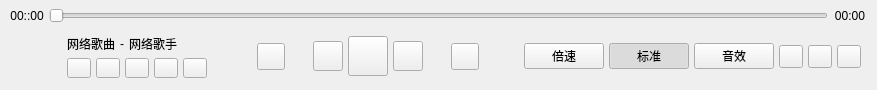
    <widget class="PlayWidget" name="play_widget" native="true">
     <property name="sizePolicy">
      <sizepolicy hsizetype="Preferred" vsizetype="Fixed">
       <horstretch>0</horstretch>
       <verstretch>0</verstretch>
      </sizepolicy>
     </property>
     <property name="minimumSize">
      <size>
       <width>0</width>
       <height>90</height>
      </size>
     </property>
     <property name="maximumSize">
      <size>
       <width>16777215</width>
       <height>90</height>
      </size>
     </property>
     <property name="mouseTracking">
      <bool>false</bool>
     </property>
     <layout class="QVBoxLayout" name="verticalLayout_6">
      <property name="leftMargin">
       <number>7</number>
      </property>
      <property name="topMargin">
       <number>7</number>
      </property>
      <property name="rightMargin">
       <number>7</number>
      </property>
      <property name="bottomMargin">
       <number>5</number>
      </property>
      <item>
       <layout class="QHBoxLayout" name="processLayout">
        <property name="spacing">
         <number>2</number>
        </property>
        <item>
         <widget class="QLabel" name="position_label">
          <property name="minimumSize">
           <size>
            <width>40</width>
            <height>0</height>
           </size>
          </property>
          <property name="text">
           <string>00::00</string>
          </property>
          <property name="alignment">
           <set>Qt::AlignCenter</set>
          </property>
         </widget>
        </item>
        <item>
         <widget class="QSlider" name="progressSlider">
          <property name="sizePolicy">
           <sizepolicy hsizetype="Expanding" vsizetype="Fixed">
            <horstretch>0</horstretch>
            <verstretch>0</verstretch>
           </sizepolicy>
          </property>
          <property name="minimumSize">
           <size>
            <width>0</width>
            <height>17</height>
           </size>
          </property>
          <property name="maximumSize">
           <size>
            <width>16777215</width>
            <height>17</height>
           </size>
          </property>
          <property name="cursor">
           <cursorShape>PointingHandCursor</cursorShape>
          </property>
          <property name="focusPolicy">
           <enum>Qt::StrongFocus</enum>
          </property>
          <property name="minimum">
           <number>0</number>
          </property>
          <property name="maximum">
           <number>100</number>
          </property>
          <property name="singleStep">
           <number>1</number>
          </property>
          <property name="pageStep">
           <number>0</number>
          </property>
          <property name="orientation">
           <enum>Qt::Horizontal</enum>
          </property>
         </widget>
        </item>
        <item>
         <widget class="QLabel" name="duration_label">
          <property name="minimumSize">
           <size>
            <width>40</width>
            <height>0</height>
           </size>
          </property>
          <property name="text">
           <string>00:00</string>
          </property>
          <property name="alignment">
           <set>Qt::AlignCenter</set>
          </property>
         </widget>
        </item>
       </layout>
      </item>
      <item>
       <layout class="QHBoxLayout" name="play_hlayout">
        <property name="spacing">
         <number>5</number>
        </property>
        <property name="leftMargin">
         <number>2</number>
        </property>
        <property name="rightMargin">
         <number>9</number>
        </property>
        <property name="bottomMargin">
         <number>2</number>
        </property>
        <item>
         <widget class="QLabel" name="cover_label">
          <property name="sizePolicy">
           <sizepolicy hsizetype="Fixed" vsizetype="Fixed">
            <horstretch>0</horstretch>
            <verstretch>0</verstretch>
           </sizepolicy>
          </property>
          <property name="minimumSize">
           <size>
            <width>48</width>
            <height>48</height>
           </size>
          </property>
          <property name="maximumSize">
           <size>
            <width>48</width>
            <height>48</height>
           </size>
          </property>
          <property name="toolTip">
           <string>查看歌词写真</string>
          </property>
          <property name="text">
           <string/>
          </property>
          <property name="scaledContents">
           <bool>true</bool>
          </property>
          <property name="alignment">
           <set>Qt::AlignCenter</set>
          </property>
         </widget>
        </item>
        <item>
         <widget class="QWidget" name="song_info_widget" native="true">
          <property name="sizePolicy">
           <sizepolicy hsizetype="Fixed" vsizetype="Preferred">
            <horstretch>0</horstretch>
            <verstretch>0</verstretch>
           </sizepolicy>
          </property>
          <property name="minimumSize">
           <size>
            <width>150</width>
            <height>0</height>
           </size>
          </property>
          <property name="maximumSize">
           <size>
            <width>150</width>
            <height>16777215</height>
           </size>
          </property>
          <layout class="QVBoxLayout" name="verticalLayout_4">
           <property name="spacing">
            <number>5</number>
           </property>
           <property name="leftMargin">
            <number>5</number>
           </property>
           <property name="topMargin">
            <number>5</number>
           </property>
           <property name="rightMargin">
            <number>5</number>
           </property>
           <property name="bottomMargin">
            <number>5</number>
           </property>
           <item>
            <layout class="QHBoxLayout" name="singer_song_HLayout" stretch="0,0,0,0">
             <property name="spacing">
              <number>2</number>
             </property>
             <property name="rightMargin">
              <number>0</number>
             </property>
             <item>
              <widget class="QLabel" name="song_name_text">
               <property name="sizePolicy">
                <sizepolicy hsizetype="Preferred" vsizetype="Preferred">
                 <horstretch>0</horstretch>
                 <verstretch>0</verstretch>
                </sizepolicy>
               </property>
               <property name="maximumSize">
                <size>
                 <width>100</width>
                 <height>16777215</height>
                </size>
               </property>
               <property name="text">
                <string>网络歌曲</string>
               </property>
               <property name="scaledContents">
                <bool>false</bool>
               </property>
               <property name="alignment">
                <set>Qt::AlignCenter</set>
               </property>
              </widget>
             </item>
             <item>
              <widget class="QLabel" name="label">
               <property name="sizePolicy">
                <sizepolicy hsizetype="Fixed" vsizetype="Preferred">
                 <horstretch>0</horstretch>
                 <verstretch>0</verstretch>
                </sizepolicy>
               </property>
               <property name="minimumSize">
                <size>
                 <width>10</width>
                 <height>0</height>
                </size>
               </property>
               <property name="text">
                <string>-</string>
               </property>
               <property name="scaledContents">
                <bool>true</bool>
               </property>
               <property name="alignment">
                <set>Qt::AlignCenter</set>
               </property>
              </widget>
             </item>
             <item>
              <widget class="QLabel" name="singer_text">
               <property name="sizePolicy">
                <sizepolicy hsizetype="Preferred" vsizetype="Preferred">
                 <horstretch>0</horstretch>
                 <verstretch>0</verstretch>
                </sizepolicy>
               </property>
               <property name="maximumSize">
                <size>
                 <width>130</width>
                 <height>16777215</height>
                </size>
               </property>
               <property name="text">
                <string>网络歌手</string>
               </property>
               <property name="scaledContents">
                <bool>false</bool>
               </property>
               <property name="alignment">
                <set>Qt::AlignCenter</set>
               </property>
              </widget>
             </item>
             <item>
              <spacer name="horizontalSpacer">
               <property name="orientation">
                <enum>Qt::Horizontal</enum>
               </property>
               <property name="sizeHint" stdset="0">
                <size>
                 <width>0</width>
                 <height>0</height>
                </size>
               </property>
              </spacer>
             </item>
            </layout>
           </item>
           <item>
            <layout class="QHBoxLayout" name="song_option_HLayout">
             <property name="rightMargin">
              <number>0</number>
             </property>
             <item>
              <widget class="QToolButton" name="love_toolButton">
               <property name="toolTip">
                <string/>
               </property>
               <property name="text">
                <string/>
               </property>
               <property name="autoExclusive">
                <bool>true</bool>
               </property>
              </widget>
             </item>
             <item>
              <widget class="QToolButton" name="download_toolButton">
               <property name="toolTip">
                <string/>
               </property>
               <property name="text">
                <string/>
               </property>
              </widget>
             </item>
             <item>
              <widget class="QToolButton" name="comment_toolButton">
               <property name="toolTip">
                <string/>
               </property>
               <property name="text">
                <string/>
               </property>
              </widget>
             </item>
             <item>
              <widget class="QToolButton" name="share_toolButton">
               <property name="toolTip">
                <string/>
               </property>
               <property name="text">
                <string/>
               </property>
              </widget>
             </item>
             <item>
              <widget class="QToolButton" name="more_toolButton">
               <property name="toolTip">
                <string/>
               </property>
               <property name="text">
                <string/>
               </property>
              </widget>
             </item>
            </layout>
           </item>
          </layout>
         </widget>
        </item>
        <item>
         <spacer name="horizontalSpacer_7">
          <property name="orientation">
           <enum>Qt::Horizontal</enum>
          </property>
          <property name="sizeHint" stdset="0">
           <size>
            <width>40</width>
            <height>20</height>
           </size>
          </property>
         </spacer>
        </item>
        <item>
         <widget class="QToolButton" name="circle_toolButton">
          <property name="toolTip">
           <string>循环播放</string>
          </property>
          <property name="text">
           <string/>
          </property>
          <property name="iconSize">
           <size>
            <width>20</width>
            <height>20</height>
           </size>
          </property>
          <property name="checkable">
           <bool>false</bool>
          </property>
         </widget>
        </item>
        <item>
         <spacer name="horizontalSpacer_3">
          <property name="orientation">
           <enum>Qt::Horizontal</enum>
          </property>
          <property name="sizeType">
           <enum>QSizePolicy::Fixed</enum>
          </property>
          <property name="sizeHint" stdset="0">
           <size>
            <width>23</width>
            <height>20</height>
           </size>
          </property>
         </spacer>
        </item>
        <item>
         <widget class="QToolButton" name="pre_toolButton">
          <property name="minimumSize">
           <size>
            <width>30</width>
            <height>30</height>
           </size>
          </property>
          <property name="cursor">
           <cursorShape>PointingHandCursor</cursorShape>
          </property>
          <property name="toolTip">
           <string/>
          </property>
          <property name="text">
           <string/>
          </property>
         </widget>
        </item>
        <item>
         <widget class="QToolButton" name="play_or_pause_toolButton">
          <property name="minimumSize">
           <size>
            <width>40</width>
            <height>40</height>
           </size>
          </property>
          <property name="cursor">
           <cursorShape>PointingHandCursor</cursorShape>
          </property>
          <property name="toolTip">
           <string/>
          </property>
          <property name="text">
           <string/>
          </property>
          <property name="iconSize">
           <size>
            <width>25</width>
            <height>25</height>
           </size>
          </property>
         </widget>
        </item>
        <item>
         <widget class="QToolButton" name="next_toolButton">
          <property name="minimumSize">
           <size>
            <width>30</width>
            <height>30</height>
           </size>
          </property>
          <property name="cursor">
           <cursorShape>PointingHandCursor</cursorShape>
          </property>
          <property name="toolTip">
           <string/>
          </property>
          <property name="text">
           <string/>
          </property>
         </widget>
        </item>
        <item>
         <spacer name="horizontalSpacer_2">
          <property name="orientation">
           <enum>Qt::Horizontal</enum>
          </property>
          <property name="sizeType">
           <enum>QSizePolicy::Fixed</enum>
          </property>
          <property name="sizeHint" stdset="0">
           <size>
            <width>23</width>
            <height>20</height>
           </size>
          </property>
         </spacer>
        </item>
        <item>
         <widget class="VolumeToolBtn" name="volume_toolButton">
          <property name="toolTip">
           <string/>
          </property>
          <property name="text">
           <string/>
          </property>
          <property name="iconSize">
           <size>
            <width>20</width>
            <height>20</height>
           </size>
          </property>
          <property name="checkable">
           <bool>false</bool>
          </property>
         </widget>
        </item>
        <item>
         <spacer name="horizontalSpacer_8">
          <property name="orientation">
           <enum>Qt::Horizontal</enum>
          </property>
          <property name="sizeHint" stdset="0">
           <size>
            <width>40</width>
            <height>20</height>
           </size>
          </property>
         </spacer>
        </item>
        <item>
         <widget class="QPushButton" name="speed_pushButton">
          <property name="sizePolicy">
           <sizepolicy hsizetype="Preferred" vsizetype="Fixed">
            <horstretch>0</horstretch>
            <verstretch>0</verstretch>
           </sizepolicy>
          </property>
          <property name="minimumSize">
           <size>
            <width>55</width>
            <height>25</height>
           </size>
          </property>
          <property name="cursor">
           <cursorShape>PointingHandCursor</cursorShape>
          </property>
          <property name="toolTip">
           <string/>
          </property>
          <property name="text">
           <string>倍速</string>
          </property>
          <property name="checkable">
           <bool>false</bool>
          </property>
         </widget>
        </item>
        <item>
         <widget class="QPushButton" name="stander_pushButton">
          <property name="sizePolicy">
           <sizepolicy hsizetype="Preferred" vsizetype="Fixed">
            <horstretch>0</horstretch>
            <verstretch>0</verstretch>
           </sizepolicy>
          </property>
          <property name="minimumSize">
           <size>
            <width>50</width>
            <height>25</height>
           </size>
          </property>
          <property name="cursor">
           <cursorShape>PointingHandCursor</cursorShape>
          </property>
          <property name="toolTip">
           <string/>
          </property>
          <property name="text">
           <string>标准</string>
          </property>
          <property name="checkable">
           <bool>true</bool>
          </property>
          <property name="checked">
           <bool>true</bool>
          </property>
         </widget>
        </item>
        <item>
         <widget class="QPushButton" name="acoustics_pushButton">
          <property name="sizePolicy">
           <sizepolicy hsizetype="Preferred" vsizetype="Fixed">
            <horstretch>0</horstretch>
            <verstretch>0</verstretch>
           </sizepolicy>
          </property>
          <property name="minimumSize">
           <size>
            <width>50</width>
            <height>25</height>
           </size>
          </property>
          <property name="cursor">
           <cursorShape>PointingHandCursor</cursorShape>
          </property>
          <property name="toolTip">
           <string/>
          </property>
          <property name="text">
           <string>音效</string>
          </property>
          <property name="checkable">
           <bool>true</bool>
          </property>
         </widget>
        </item>
        <item>
         <widget class="QToolButton" name="erji_toolButton">
          <property name="toolTip">
           <string/>
          </property>
          <property name="text">
           <string/>
          </property>
         </widget>
        </item>
        <item>
         <widget class="QToolButton" name="lyrics_toolButton">
          <property name="toolTip">
           <string/>
          </property>
          <property name="text">
           <string/>
          </property>
         </widget>
        </item>
        <item>
         <widget class="QToolButton" name="song_queue_toolButton">
          <property name="toolTip">
           <string/>
          </property>
          <property name="text">
           <string/>
          </property>
         </widget>
        </item>
       </layout>
      </item>
     </layout>
    </widget>
